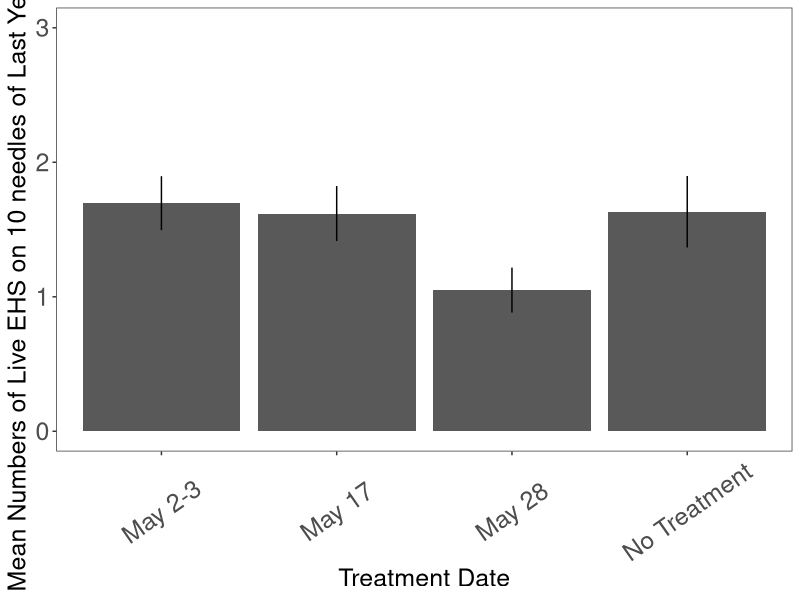
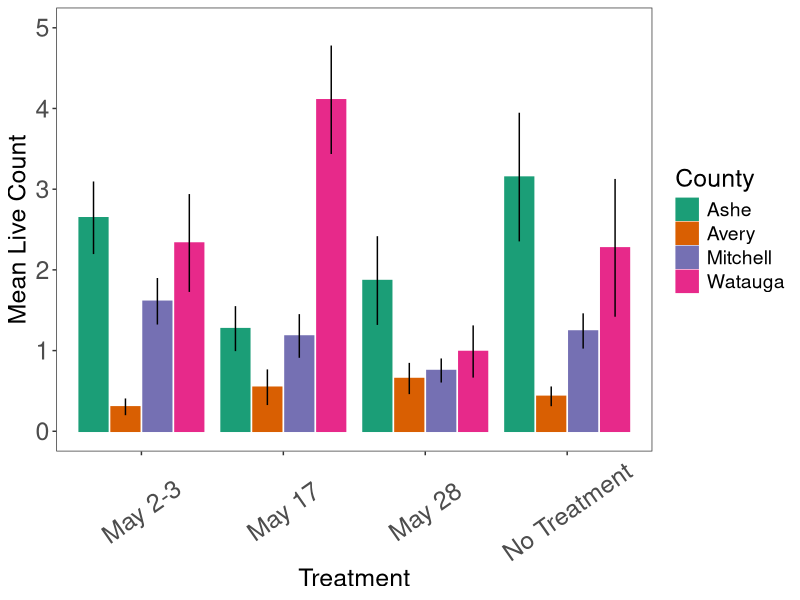
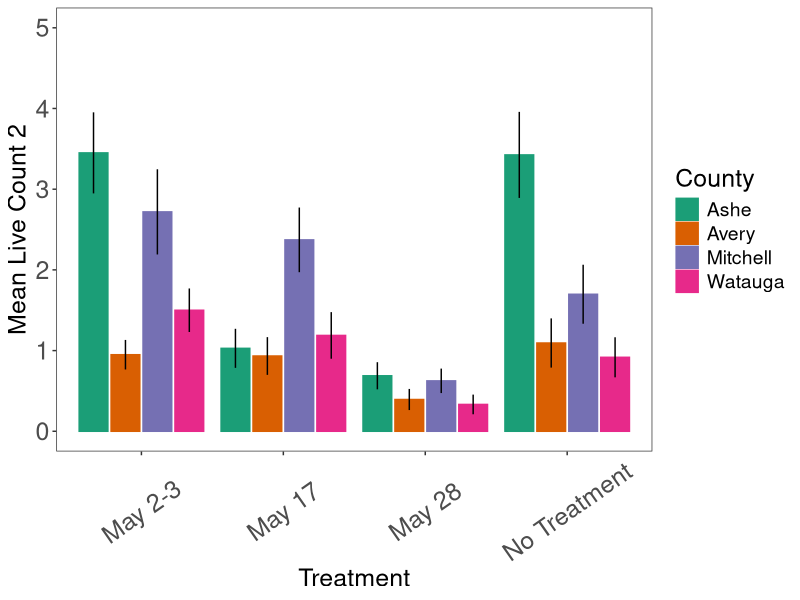
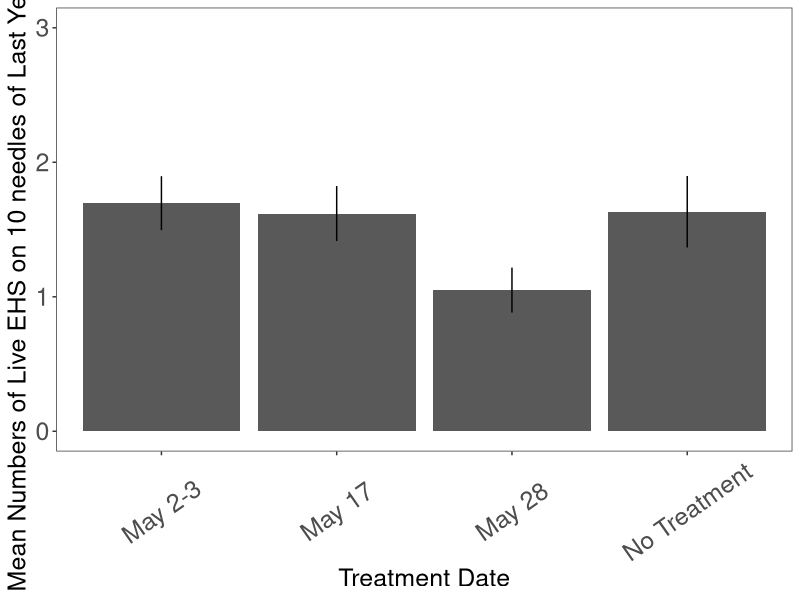
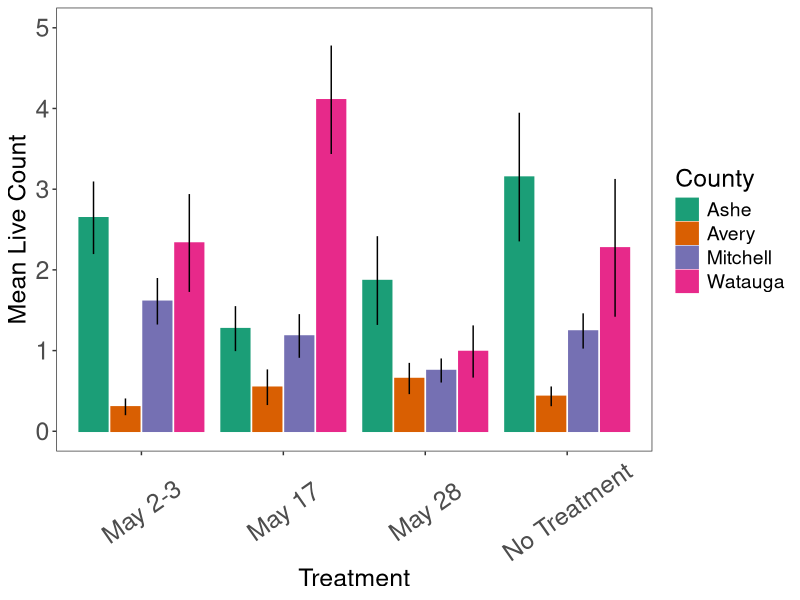
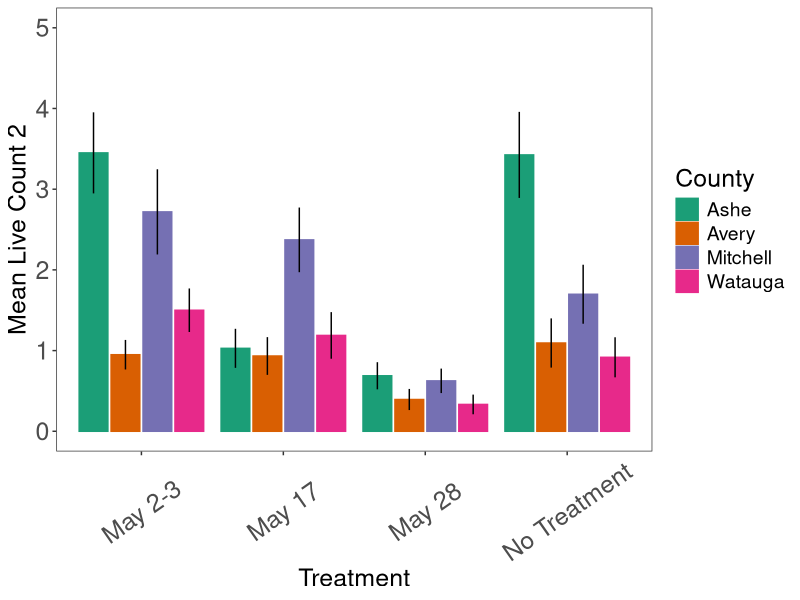

Here is the R script that generated these plots, in order: (Note: this script raises an error after producing the figures.)
# Load the package, read data, and manipulate
library(dplyr)
library(tidyr)
library(ggplot2)
library(stringr)
library(RColorBrewer)
library(ggthemes)
library(viridis)
library(MASS)
library(lme4)
library(tidyverse)
library(multcomp) 
library(multcompView)


## PREPROCESSING ##

# read in file
scalecount <- read.csv(file="EHS count 2024 v7 (study 1).csv",strip.white=TRUE)
colnames(scalecount) <- c("Label", "County","Twigab","Date","Counter","Livescale1","Deadscale1","Livescale2","Deadscale2",
                          "Livescale3","Deadscale3","Prespara","Presfungus","Presscalenewgr","encarsia")

#delete columns with no info
scalecount <- scalecount[ -c(16:19) ]

#extract and create new column with treatment
scalecount$Treatment<-
  substring(scalecount$Label, first=4, last=4)

#getting zero and 1s as presence and absence
# parasitism
scalecount$Prespara<-replace(scalecount$Prespara, scalecount$Prespara=="yes", 1)
scalecount$Prespara<-replace(scalecount$Prespara, scalecount$Prespara=="y", 1)
scalecount$Prespara<-replace(scalecount$Prespara, scalecount$Prespara=="Y", 1)
scalecount$Prespara<-replace(scalecount$Prespara, scalecount$Prespara=="", 0)
scalecount$Prespara<-replace(scalecount$Prespara, scalecount$Prespara=="n", 0)
scalecount$Prespara<-replace(scalecount$Prespara, scalecount$Prespara=="N", 0)
scalecount$Prespara<-replace(scalecount$Prespara, scalecount$Prespara=="no", 0)

# scale new growth?
scalecount$Presscalenewgr<-replace(scalecount$Presscalenewgr, scalecount$Presscalenewgr=="yes", 1)
scalecount$Presscalenewgr<-replace(scalecount$Presscalenewgr, scalecount$Presscalenewgr=="y", 1)
scalecount$Presscalenewgr<-replace(scalecount$Presscalenewgr, scalecount$Presscalenewgr=="Y", 1)
scalecount$Presscalenewgr<-replace(scalecount$Presscalenewgr, scalecount$Presscalenewgr=="", 0)
scalecount$Presscalenewgr<-replace(scalecount$Presscalenewgr, scalecount$Presscalenewgr=="n", 0)
scalecount$Presscalenewgr<-replace(scalecount$Presscalenewgr, scalecount$Presscalenewgr=="N", 0)
scalecount$Presscalenewgr<-replace(scalecount$Presscalenewgr, scalecount$Presscalenewgr=="no", 0)

# presence of fungus
scalecount$Presfungus<-replace(scalecount$Presfungus, scalecount$Presfungus=="yes", 1)
scalecount$Presfungus<-replace(scalecount$Presfungus, scalecount$Presfungus=="y", 1)
scalecount$Presfungus<-replace(scalecount$Presfungus, scalecount$Presfungus=="Y", 1)
scalecount$Presfungus<-replace(scalecount$Presfungus, scalecount$Presfungus=="", 0)
scalecount$Presfungus<-replace(scalecount$Presfungus, scalecount$Presfungus=="n", 0)
scalecount$Presfungus<-replace(scalecount$Presfungus, scalecount$Presfungus=="N", 0)
scalecount$Presfungus<-replace(scalecount$Presfungus, scalecount$Presfungus=="no", 0)

# change counts to factors
scalecount <- scalecount %>% 
  mutate(across(c(Treatment, County), as.factor))

# change counts to numeric
scalecount <- scalecount %>% 
  mutate(across(c(Livescale1, Deadscale1, Livescale2, Deadscale2, Livescale3, Deadscale3), as.numeric))

# Add mean live scale and Mean dead scale columns
scalecount<-scalecount %>% 
  mutate(Meanlivescale = rowMeans(dplyr::select(., Livescale1, Livescale2, Livescale3), na.rm = TRUE))
scalecount<-scalecount %>% 
  mutate(Meandeadscale = rowMeans(dplyr::select(., Deadscale1, Deadscale2, Deadscale3), na.rm = TRUE))

#removing labels that were not collected
scalecount<-scalecount %>% drop_na(Livescale1)


#scalecount has both July and November counts in it

#getting first count- July 

scalecount1 <- subset(scalecount, grepl('July',Date))

# Treatment survival means
tmeans <- scalecount1 %>% 
  group_by(Treatment) %>% 
  dplyr::summarize(
    Mean=round(mean(Meanlivescale, na.rm = T),3),
    sd = sd(Meanlivescale),
    n = n(),
    se = sd / sqrt(n),
    cv = sd/Mean * 100
  )
print(tmeans)


# treatment means as bar plots
labels <- c("May 2-3", "May 17", "May 28", "No Treatment")
Meanlivescale_plot_first <- ggplot(data=tmeans, 
                                   aes(x=Treatment, y=Mean
                                   ), na.rm = T) +
  geom_bar(stat="identity", position = position_dodge2(width = 0.9, preserve = "single"))  +
  geom_errorbar(aes(ymin=Mean-se, ymax=Mean+se), position = position_dodge(0.9), width = 0,
                show.legend = FALSE, color="black") +
  labs(x="Treatment Date", y="Mean Numbers of Live EHS on 10 needles of Last Year's Growth") +
  theme_bw() + 
  theme(panel.grid.major = element_blank(), 
        panel.grid.minor = element_blank(),
        axis.text.x=element_text(angle = 35, vjust = 0.5, size=18), 
        axis.title.x = element_text(size=18),
        axis.title.y=element_text(size=18),
        axis.text.y=element_text(size=18),
        legend.text = element_text(size = 14),
        legend.title = element_text(size = 18)
  )+  ylim(0, 3)+
  scale_fill_brewer(palette = "Dark2")+
  scale_color_brewer(palette = "Dark2") + scale_x_discrete(label = labels)
Meanlivescale_plot_first
ggsave(Meanlivescale_plot_first, file="Meanlivescale_plot_first.pdf", 
       width = 6, height=4)


##


####by county#####
# Treatment survival means for July scale count
tmeans <- scalecount1 %>% 
  group_by(Treatment, County) %>% 
  dplyr::summarize(
    Mean=round(mean(Meanlivescale, na.rm = T),3),
    sd = sd(Meanlivescale),
    n = n(),
    se = sd / sqrt(n),
    cv = sd/Mean * 100
  )
print(tmeans)

#by county
# Treatment survival means for second (November) scale count
# (Where was the scalecount2 variable declared?)

# declaring here, need to test
scalecount2 <- subset(scalecount, grepl('November',Date))
tmeans_county2 <- scalecount2 %>% 
  group_by(Treatment, County) %>% 
  dplyr::summarize(
    Mean=round(mean(Meanlivescale, na.rm = T),3),
    sd = sd(Meanlivescale),
    n = n(),
    se = sd / sqrt(n),
    cv = sd/Mean * 100
  )
print(tmeans_county2)

# Mean live scale plot by county for July
labels <- c("May 2-3", "May 17", "May 28", "No Treatment")
Meanlivescale_plot_county <- ggplot(data=tmeans, 
                                    aes(x=Treatment, y=Mean, fill=County, colour=County
                                    ), na.rm = T) +
  geom_bar(stat="identity", position = position_dodge2(width = 0.9, preserve = "single"))  +
  geom_errorbar(aes(ymin=Mean-se, ymax=Mean+se), position = position_dodge(0.9), width = 0,
                show.legend = FALSE, color="black") +
  labs(x="Treatment", y="Mean Live Count") +
  theme_bw() + 
  theme(panel.grid.major = element_blank(), 
        panel.grid.minor = element_blank(),
        axis.text.x=element_text(angle = 35, vjust = 0.5, size=18), 
        axis.title.x = element_text(size=18),
        axis.title.y=element_text(size=18),
        axis.text.y=element_text(size=18),
        legend.text = element_text(size = 14),
        legend.title = element_text(size = 18)
  )+  ylim(0, 5)+
  scale_fill_brewer(palette = "Dark2")+
  scale_color_brewer(palette = "Dark2") + scale_x_discrete(label = labels)
Meanlivescale_plot_county

# save as a PDF image July collection 
ggsave(Meanlivescale_plot_county, file="Meanlivescale_plot_county.pdf", 
       width = 6, height=4)

#november collection plot
labels <- c("May 2-3", "May 17", "May 28", "No Treatment")
Meanlivescale_plot_county2 <- ggplot(data=tmeans_county2, 
                                     aes(x=Treatment, y=Mean, fill=County, colour=County
                                     ), na.rm = T) +
  geom_bar(stat="identity", position = position_dodge2(width = 0.9, preserve = "single"))  +
  geom_errorbar(aes(ymin=Mean-se, ymax=Mean+se), position = position_dodge(0.9), width = 0,
                show.legend = FALSE, color="black") +
  labs(x="Treatment", y="Mean Live Count 2") +
  theme_bw() + 
  theme(panel.grid.major = element_blank(), 
        panel.grid.minor = element_blank(),
        axis.text.x=element_text(angle = 35, vjust = 0.5, size=18), 
        axis.title.x = element_text(size=18),
        axis.title.y=element_text(size=18),
        axis.text.y=element_text(size=18),
        legend.text = element_text(size = 14),
        legend.title = element_text(size = 18)
  )+
  ylim(0, 5)+
  scale_fill_brewer(palette = "Dark2")+
  scale_color_brewer(palette = "Dark2") + scale_x_discrete(label = labels)
Meanlivescale_plot_county2

# save as a PDF image  - plot of mean live scale, november collection
ggsave(Meanlivescale_plot_county2, file="Meanlivescale_plot_county2.pdf", 
       width = 6, height=4)


##### ##Kruskal wallace, will use: ####
shapiro.test(scalecount1$Livescale1)
#W = 0.58685, p-value < 2.2e-16 . less than .05, thus data is non normal
#first count:
kruskal.test(Livescale1 ~ Treatment, data = scalecount1)

pairwise.wilcox.test(scalecount1$Livescale1, scalecount1$Treatment,
                     p.adjust.method = "BH")


#second count:
shapiro.test(scalecount2$Livescale1)
#W = 0.65372, p-value < 2.2e-16 less than .05, thus data is non normal
kruskal.test(Livescale1 ~ Treatment, data = scalecount2)

pairwise.wilcox.test(scalecount2$Livescale1, scalecount2$Treatment,
                     p.adjust.method = "BH")









###looking at percentages of parasitized ####

#first count:

#extract and create new column with treatment-
scalecountfung1<-scalecount1


#remove twigs with no scale

scalecountfung1<-scalecountfung1[rowSums(scalecountfung1[, 6:11] == 0) < 2,]
scalecountfung1<-scalecountfung1 %>% drop_na(Label) #some samples only have one twig, dropping those

#percentage of presence in a group
tmeans1<-scalecountfung1 %>% 
  group_by(Treatment) %>% 
  summarise(
    percent_yes = mean(Prespara == 1),
    percent_yes100 = round(percent_yes*100),
  )

tmeans1$Collection<-"July"
#checking to make sure we are getting the presence absence mean percentage 
#write.csv(scalecountfung1,"~/Downloads/scalecountfung1.csv", row.names = FALSE)

scalecountfung1$Prespara<-as.numeric(scalecountfung1$Prespara)
shapiro.test(scalecountfung1$Prespara)

#W = 0.58143, p-value < 2.2e-16 . less than .05, thus data is non normal
#first count:
kruskal.test(Prespara ~ Treatment, data = scalecountfung1)

pairwise.wilcox.test(scalecountfung1$Prespara, scalecountfung1$Treatment,
                     p.adjust.method = "BH")

#  1       2     3    4
#  2 0.313 -     -    
#  3 0.161 0.032 -    
#  4 0.766 0.388 0.124

####parastism just in July plot not used####
labels <- c("May 2-3", "May 17", "May 28", "No Treatment")
scalecountfung1_para_plot <- ggplot(data=tmeans, 
                                    aes(x=Treatment, y=percent_yes100
                                    ), na.rm = T) +
  geom_bar(stat="identity", position = position_dodge2(width = 0.9, preserve = "single"))  +
  geom_errorbar(aes(ymin=Mean-se, ymax=Mean+se), position = position_dodge(0.9), width = 0,
                show.legend = FALSE, color="black") +
  labs(x="Treatment Date", y="Mean Numbers of Live EHS on 10 needles of This Year's Growth in November") +
  theme_bw() + 
  theme(panel.grid.major = element_blank(), 
        panel.grid.minor = element_blank(),
        axis.text.x=element_text(angle = 35, vjust = 0.5, size=18), 
        axis.title.x = element_text(size=18),
        axis.title.y=element_text(size=18),
        axis.text.y=element_text(size=18),
        legend.text = element_text(size = 14),
        legend.title = element_text(size = 18)
  )+
  scale_fill_brewer(palette = "Dark2")+
  scale_color_brewer(palette = "Dark2")  + scale_x_discrete(label = labels)
Meanlivescale_plot_second
ggsave(Meanlivescale_plot_second, file="Parasitism_plot_first.pdf", 
       width = 6, height=4)

#####


#second count (November):

#extract and create new column with treatment-
scalecountfung2<-scalecount2

#remove twigs with no scale and only one twig
scalecountfung2<-scalecountfung2[rowSums(scalecountfung2[, 6:11] == 0) < 2,]
scalecountfung2<-scalecountfung2 %>% drop_na(Label) #some samples only have one twig, dropping those

#percentage of presence of fungi in a group
tmeans2<-scalecountfung2 %>% 
  group_by(Treatment) %>% 
  summarise(
    percent_yes = mean(Prespara == 1),
    percent_yes100 = round(percent_yes*100),
  )

tmeans2$Collection<-"Nov"
scalecountfung2$Prespara<-as.numeric(scalecountfung2$Prespara)
shapiro.test(scalecountfung2$Prespara)

#W = 0.58143, p-value < 2.2e-16 . less than .05, thus data is non normal
#first count:
kruskal.test(Prespara ~ Treatment, data = scalecountfung2)

pairwise.wilcox.test(scalecountfung2$Prespara, scalecountfung2$Treatment,
                     p.adjust.method = "BH")

#1       2     3    
#2 0.256 -     -    
#3 0.021 0.205 -    
#4 0.238 0.885 0.205


# COMBINING DATA

# combine parasitic tables
para_table<-dplyr::bind_rows(tmeans1, tmeans2)

#make plot for both parasitic count
labels <- c("May 2-3", "May 17", "May 28", "No Treatment")

para_plot <- ggplot(data=para_table, 
                    aes(x=Treatment, y=percent_yes100, fill=Collection, colour=Collection
                    ), na.rm = T) +
  geom_bar(stat="identity", position = position_dodge2(width = 0.9, preserve = "single"))  +
  labs(x="Treatment", y="Presence Absence Mean Percentage") +
  theme_bw() + 
  theme(panel.grid.major = element_blank(), 
        panel.grid.minor = element_blank(),
        axis.text.x=element_text(angle = 35, vjust = 0.5, size=18), 
        axis.title.x = element_text(size=18),
        axis.title.y=element_text(size=18),
        axis.text.y=element_text(size=18),
        legend.text = element_text(size = 14),
        legend.title = element_text(size = 18)
  )+
  scale_fill_brewer(palette = "Dark2")+
  scale_color_brewer(palette = "Dark2")  + scale_x_discrete(label = labels)
para_plot

ggsave(para_plot, file="Pres_mean_plot.pdf", 
       width = 6, height=10)



####presence of fungi####
#by county

# Treatment survival means
tmeans_fungus <- scalecount2 %>% 
  group_by(County) %>% 
  summarise(
    percent_yes = mean(Presfungus == 1),
    percent_yes100 = round(percent_yes*100),
  )
print(tmeans_fungus)

tmeans_fungus_plot <- ggplot(data=tmeans_fungus, 
                             aes(x=County, y=percent_yes100
                             ), na.rm = T) +
  geom_bar(stat="identity", position = position_dodge2(width = 0.9, preserve = "single"))  +
  labs(x="County", y="Mean Presence Percentage of Fungus Infestation") +
  theme_bw() + 
  theme(panel.grid.major = element_blank(), 
        panel.grid.minor = element_blank(),
        axis.text.x=element_text(angle = 35, vjust = 0.5, size=18), 
        axis.title.x = element_text(size=18),
        axis.title.y=element_text(size=18),
        axis.text.y=element_text(size=18),
        legend.text = element_text(size = 14),
        legend.title = element_text(size = 18)
  )+
  scale_fill_brewer(palette = "Dark2")+
  scale_color_brewer(palette = "Dark2") 
tmeans_fungus_plot
ggsave(tmeans_fungus_plot, file="tmeans_fungus_plot.pdf", 
       width = 4, height=6)




scalecount2mitchell <- subset(scalecount2, grepl('Mitchell',County))
scalecount2mitchell<-scalecount2mitchell[rowSums(scalecount2mitchell[, 6:11] == 0) < 2,]
scalecount2mitchell<-scalecount2mitchell %>% drop_na(Label)

tmeans2<-scalecount2mitchell %>% 
  group_by(Treatment) %>% 
  summarise(
    percent_yes = mean(Presfungus == 1),
    percent_yes100 = round(percent_yes*100),
  )

scalecount2mitchell$Prespara<-as.numeric(scalecount2mitchell$Prespara)

#not significant- no difference in fungus among treatments in mitchell county 
kruskal.test(Prespara ~ Treatment, data = scalecount2mitchell)
#Kruskal-Wallis chi-squared = 3.9077, df = 3, p-value = 0.2716
pairwise.wilcox.test(scalecount2mitchell$Prespara, scalecountfung2$Treatment,
                     p.adjust.method = "BH")

######encarsia########

scalecountencar<-scalecount2


#remove twigs with no scale

scalecountencar<-scalecountencar %>% drop_na(encarsia) #some samples only have one twig, dropping those

tmeans <- scalecountencar %>% 
  group_by(Treatment) %>% 
  dplyr::summarize(
    Mean=round(mean(encarsia, na.rm = T),3),
    sd = sd(encarsia),
    n = n(),
    se = sd / sqrt(n),
    cv = sd/Mean * 100
  )
print(tmeans)


labels <- c("May 2-3", "May 17", "May 28", "No Treatment")
scalecountencar_plot <- ggplot(data=tmeans, 
                               aes(x=Treatment, y=Mean
                               ), na.rm = T) +
  geom_bar(stat="identity", position = position_dodge2(width = 0.9, preserve = "single"))  +
  geom_errorbar(aes(ymin=Mean-se, ymax=Mean+se), position = position_dodge(0.9), width = 0,
                show.legend = FALSE, color="black") +
  labs(x="Treatment Date", y="Mean Numbers of Encarsia") +
  theme_bw() + 
  theme(panel.grid.major = element_blank(), 
        panel.grid.minor = element_blank(),
        axis.text.x=element_text(angle = 35, vjust = 0.5, size=18), 
        axis.title.x = element_text(size=18),
        axis.title.y=element_text(size=18),
        axis.text.y=element_text(size=18),
        legend.text = element_text(size = 14),
        legend.title = element_text(size = 18)
  )+
  scale_fill_brewer(palette = "Dark2")+
  scale_color_brewer(palette = "Dark2")  + scale_x_discrete(label = labels)
scalecountencar_plot
ggsave(scalecountencar_plot, file="Encarsia means.pdf", 
       width = 6, height=4)


#scalecountfung2$Prespara<-as.numeric(scalecountfung2$Prespara)
shapiro.test(scalecountencar$encarsia)

#W = 0.64279, p-value < 2.2e-16 not normal
kruskal.test(encarsia ~ Treatment, data = scalecountencar)
#Kruskal-Wallis chi-squared = 10.057, df = 3, p-value = 0.01809 significant

pairwise.wilcox.test(scalecountencar$encarsia, scalecountencar$Treatment,
                     p.adjust.method = "BH")
#1         2      3     
#2 0.4788 -      -     
#3 0.3075 0.7669 -     
#4 0.1603 0.1114 0.0065
